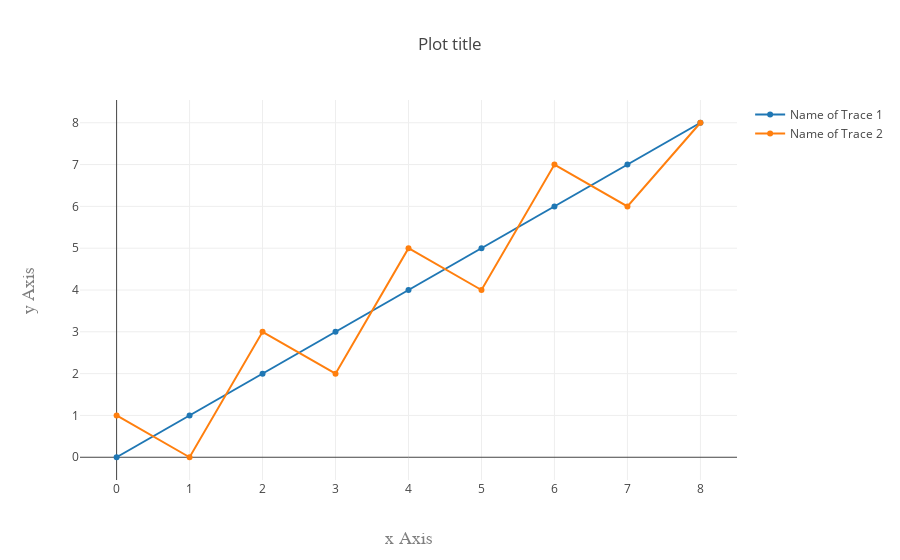

This figure's notebook cell:
### Code cell
trace1 = go.Scatter(
    x=[0, 1, 2, 3, 4, 5, 6, 7, 8],
    y=[0, 1, 2, 3, 4, 5, 6, 7, 8],
    name='Name of Trace 1'
)
trace2 = go.Scatter(
    x=[0, 1, 2, 3, 4, 5, 6, 7, 8],
    y=[1, 0, 3, 2, 5, 4, 7, 6, 8],
    name='Name of Trace 2'
)
data = [trace1, trace2]
layout = go.Layout(
    title='Plot title',
    xaxis=dict(
        title='x Axis',
        titlefont=dict(
            family='Courier New, monospace',
            size=18,
            color='#7f7f7f'
        )
    ),
    yaxis=dict(
        title='y Axis',
        titlefont=dict(
            family='Courier New, monospace',
            size=18,
            color='#7f7f7f'
        )
    )
)
fig = go.Figure(data=data, layout=layout)
iplot(fig, filename='styling-names')

### Figure 1 — Plotly figure (JSON) as saved in the notebook; plotly's stock layout.template omitted (floating-point values rounded to 4 significant figures)
{"data": [{"name": "Name of Trace 1", "type": "scatter", "x": [0, 1, 2, 3, 4, 5, 6, 7, 8], "y": [0, 1, 2, 3, 4, 5, 6, 7, 8]}, {"name": "Name of Trace 2", "type": "scatter", "x": [0, 1, 2, 3, 4, 5, 6, 7, 8], "y": [1, 0, 3, 2, 5, 4, 7, 6, 8]}], "layout": {"title": "Plot title", "xaxis": {"title": "x Axis", "titlefont": {"color": "#7f7f7f", "family": "Courier New, monospace", "size": 18}}, "yaxis": {"title": "y Axis", "titlefont": {"color": "#7f7f7f", "family": "Courier New, monospace", "size": 18}}}}
